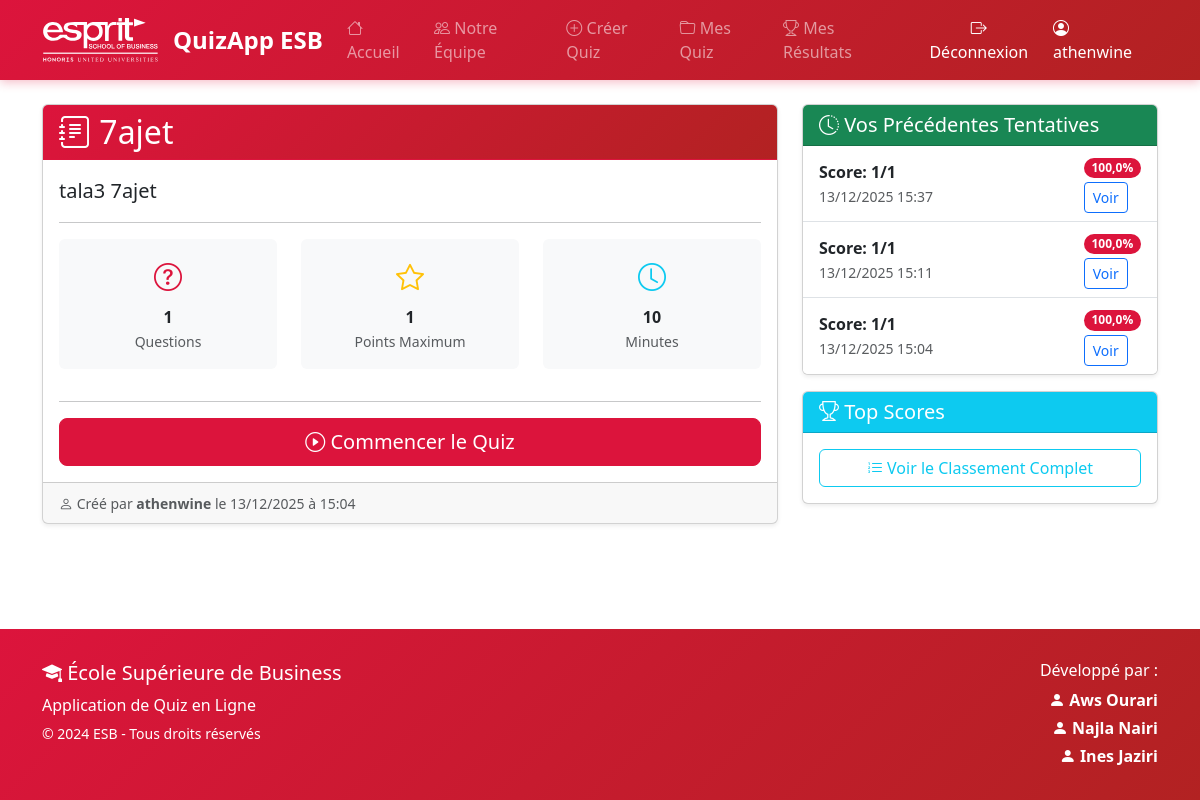
The page /quiz/1/ (signed in) on the database its author committed.
### quiz/models.py (models this page shows, shortened)
class Quiz(models.Model):
    title = models.CharField(max_length=200)
    description = models.TextField()
    created_by = models.ForeignKey(User, on_delete=models.CASCADE, related_name='created_quizzes')
    created_at = models.DateTimeField(auto_now_add=True)
    updated_at = models.DateTimeField(auto_now=True)
    is_active = models.BooleanField(default=True)
    time_limit = models.IntegerField(help_text="Time limit in minutes", null=True, blank=True)
    class Meta:
        verbose_name_plural = "Quizzes"
        ordering = ['-created_at']
    def get_questions_count(self):
        return self.questions.count()
    def get_max_score(self):
        return self.questions.count()

class QuizAttempt(models.Model):
    user = models.ForeignKey(User, on_delete=models.CASCADE, related_name='quiz_attempts')
    quiz = models.ForeignKey(Quiz, on_delete=models.CASCADE, related_name='attempts')
    started_at = models.DateTimeField(auto_now_add=True)
    completed_at = models.DateTimeField(null=True, blank=True)
    score = models.IntegerField(default=0)
    is_completed = models.BooleanField(default=False)
    class Meta:
        ordering = ['-started_at']
    def get_percentage(self):
        max_score = self.quiz.get_max_score()
        if max_score > 0:
            return round((self.score / max_score) * 100, 2)
        return 0

### quiz/views.py (the view)
# urls.py: path('quiz/<int:pk>/', views.quiz_detail, name='quiz_detail'),
def quiz_detail(request, pk):
    quiz = get_object_or_404(Quiz, pk=pk, is_active=True)
    questions_count = quiz.get_questions_count()
    previous_attempts = None
    if request.user.is_authenticated:
        previous_attempts = QuizAttempt.objects.filter(
            user=request.user,
            quiz=quiz,
            is_completed=True
        ).order_by('-completed_at')
    context = {
        'quiz': quiz,
        'questions_count': questions_count,
        'previous_attempts': previous_attempts,
    }
    return render(request, 'quiz/quiz_detail.html', context)

### templates/quiz/quiz_detail.html (shortened to what this page needs)
{% extends 'quiz/base.html' %}
{% block content %}
<div class="row">
    <div class="col-lg-8">
        <div class="card shadow-sm">
            <div class="card-header bg-primary text-white">
                <h2 class="mb-0">
                    <i class="bi bi-journal-text"></i> {{ quiz.title }}
                </h2>
            </div>
            <div class="card-body">
                <p class="lead">{{ quiz.description }}</p>
                <hr>
                <div class="row text-center">
                    <div class="col-md-4 mb-3">
                        <div class="p-3 bg-light rounded">
                            <i class="bi bi-question-circle fs-3 text-primary"></i>
                            <p class="mb-0 mt-2"><strong>{{ questions_count }}</strong></p>
                            <small class="text-muted">Questions</small>
                        </div>
                    </div>
                    <div class="col-md-4 mb-3">
                        <div class="p-3 bg-light rounded">
                            <i class="bi bi-star fs-3 text-warning"></i>
                            <p class="mb-0 mt-2"><strong>{{ quiz.get_max_score }}</strong></p>
                            <small class="text-muted">Points Maximum</small>
                        </div>
                    </div>
                    <div class="col-md-4 mb-3">
                        <div class="p-3 bg-light rounded">
                            <i class="bi bi-clock fs-3 text-info"></i>
                            <p class="mb-0 mt-2"><strong>{{ quiz.time_limit|default:"Pas de limite" }}</strong></p>
                            <small class="text-muted">Minutes</small>
                        </div>
                    </div>
                </div>
                <hr>
                {% if user.is_authenticated %}
                    <div class="d-grid gap-2">
                        <a href="{% url 'start_quiz' quiz.pk %}" class="btn btn-primary btn-lg">
                            <i class="bi bi-play-circle"></i> Commencer le Quiz
                        </a>
                    </div>
                {% else %}
                    <div class="alert alert-warning">
                        <i class="bi bi-exclamation-triangle"></i>
                        Vous devez être connecté pour participer à ce quiz.
                        <a href="{% url 'login' %}" class="alert-link">Se connecter</a>
                    </div>
                {% endif %}
            </div>
            <div class="card-footer text-muted">
                <small>
                    <i class="bi bi-person"></i> Créé par <strong>{{ quiz.created_by.username }}</strong>
                    le {{ quiz.created_at|date:"d/m/Y à H:i" }}
                </small>
            </div>
        </div>
    </div>
    <div class="col-lg-4">
        {% if previous_attempts %}
            <div class="card shadow-sm mb-3">
                <div class="card-header bg-success text-white">
                    <h5 class="mb-0">
                        <i class="bi bi-clock-history"></i> Vos Précédentes Tentatives
                    </h5>
                </div>
                <div class="list-group list-group-flush">
                    {% for attempt in previous_attempts|slice:":5" %}
                        <div class="list-group-item">
                            <div class="d-flex justify-content-between align-items-center">
                                <div>
                                    <strong>Score: {{ attempt.score }}/{{ quiz.get_max_score }}</strong>
                                    <br>
                                    <small class="text-muted">
                                        {{ attempt.completed_at|date:"d/m/Y H:i" }}
                                    </small>
                                </div>
                                <div>
                                    <span class="badge bg-primary rounded-pill">
                                        {{ attempt.get_percentage }}%
                                    </span>
                                    <br>
                                    <a href="{% url 'quiz_result' attempt.id %}" class="btn btn-sm btn-outline-primary mt-1">
                                        Voir
                                    </a>
                                </div>
                            </div>
                        </div>
                    {% endfor %}
                </div>
            </div>
        {% endif %}
        <div class="card shadow-sm">
            <div class="card-header bg-info text-white">
                <h5 class="mb-0">
                    <i class="bi bi-trophy"></i> Top Scores
                </h5>
            </div>
            <div class="card-body">
                <a href="{% url 'quiz_scores' quiz.pk %}" class="btn btn-outline-info w-100">
                    <i class="bi bi-list-ol"></i> Voir le Classement Complet
                </a>
            </div>
        </div>
    </div>
</div>
{% endblock %}

### templates/quiz/base.html (shortened to what this page needs)
<!DOCTYPE html>
<html lang="fr">
<head>
    <link href="https://cdn.jsdelivr.net/npm/bootstrap@5.3.0/dist/css/bootstrap.min.css" rel="stylesheet">
    <link rel="stylesheet" href="https://cdn.jsdelivr.net/npm/bootstrap-icons@1.11.0/font/bootstrap-icons.css">
</head>
<body>
    <nav class="navbar navbar-expand-lg navbar-dark navbar-esb">
        <div class="container">
            <a class="navbar-brand" href="{% url 'home' %}">
                {% load static %}
<img src="{% static 'images/logo_esb.svg' %}" alt="Logo ESB" class="esb-logo">
                QuizApp ESB
            </a>
            <div class="collapse navbar-collapse" id="navbarNav">
                <ul class="navbar-nav ms-auto">
                    <li class="nav-item">
                        <a class="nav-link" href="{% url 'home' %}">
                            <i class="bi bi-house"></i> Accueil
                        </a>
                    </li>
                    <li class="nav-item">
                        <a class="nav-link" href="{% url 'team' %}">
                            <i class="bi bi-people"></i> Notre Équipe
                        </a>
                    </li>
                    {% if user.is_authenticated %}
                        <li class="nav-item">
                            <a class="nav-link" href="{% url 'create_quiz' %}">
                                <i class="bi bi-plus-circle"></i> Créer Quiz
                            </a>
                        </li>
                        <li class="nav-item">
                            <a class="nav-link" href="{% url 'my_quizzes' %}">
                                <i class="bi bi-folder"></i> Mes Quiz
                            </a>
                        </li>
                        <li class="nav-item">
                            <a class="nav-link" href="{% url 'my_results' %}">
                                <i class="bi bi-trophy"></i> Mes Résultats
                            </a>
                        </li>
                        <li class="nav-item">
                            <form method="post" action="{% url 'logout' %}" style="display: inline;">
                                <button type="submit" class="nav-link btn btn-link text-white" style="border: none; background: none; cursor: pointer;">
                                    <i class="bi bi-box-arrow-right"></i> Déconnexion
                                </button>
                            </form>
                        </li>
                        <li class="nav-item">
                            <span class="nav-link text-white">
                                <i class="bi bi-person-circle"></i> {{ user.username }}
                            </span>
                        </li>
                    {% endif %}
                </ul>
            </div>
        </div>
    </nav>
    <main class="main-content">
        <div class="container mt-4">
            {% block content %}
            {% endblock %}
        </div>
    </main>
    <footer class="footer">
        <div class="container">
            <div class="row">
                <div class="col-md-6 text-center text-md-start mb-3 mb-md-0">
                    <h5><i class="bi bi-mortarboard-fill"></i> École Supérieure de Business</h5>
                    <p class="mb-1">Application de Quiz en Ligne</p>
                    <p class="mb-0"><small>© 2024 ESB - Tous droits réservés</small></p>
                </div>
                <div class="col-md-6 text-center text-md-end">
                    <h6>Développé par :</h6>
                    <p class="mb-1">
                        <i class="bi bi-person-fill"></i> <strong>Aws Ourari</strong>
                    </p>
                    <p class="mb-1">
                        <i class="bi bi-person-fill"></i> <strong>Najla Nairi</strong>
                    </p>
                    <p class="mb-0">
                        <i class="bi bi-person-fill"></i> <strong>Ines Jaziri</strong>
                    </p>
                </div>
            </div>
        </div>
    </footer>
</body>
</html>

### templates/quiz/base.html (style rules this page uses)
:root { --esb-red: #DC143C; --esb-dark-red: #B22222; --esb-light-red: #FF6B6B; }
body { min-height: 100vh; display: flex; flex-direction: column; }
.main-content { flex: 1; }
.navbar-esb { background: linear-gradient(135deg, var(--esb-red) 0%, var(--esb-dark-red) 100%); box-shadow: 0 2px 10px rgba(220, 20, 60, 0.3); }
.esb-logo { height: 50px; width: auto; margin-right: 15px; filter: brightness(0) invert(1); }
.navbar-brand { font-weight: bold; font-size: 1.5rem; display: flex; align-items: center; }
.btn-primary, .bg-primary { background-color: var(--esb-red) !important; border-color: var(--esb-red) !important; }
.text-primary { color: var(--esb-red) !important; }
.badge.bg-primary { background-color: var(--esb-red) !important; }
.footer { background: linear-gradient(135deg, var(--esb-red) 0%, var(--esb-dark-red) 100%); color: white; padding: 2rem 0; margin-top: 3rem; }
.card-header.bg-primary { background: linear-gradient(135deg, var(--esb-red) 0%, var(--esb-dark-red) 100%) !important; }

### rows shown on the page
Quiz: title "7ajet", description "tala3 7ajet", get_max_score "1", time_limit "10", created_by.username "athenwine", created_at "13/12/2025 à 15:04"
QuizAttempt: score "1", completed_at "13/12/2025 15:37", get_percentage "100,0"
QuizAttempt: score "1", completed_at "13/12/2025 15:11", get_percentage "100,0"
QuizAttempt: score "1", completed_at "13/12/2025 15:04", get_percentage "100,0"

### other values the page prints
{{ user.username }} "athenwine"
{{ questions_count }} "1"
